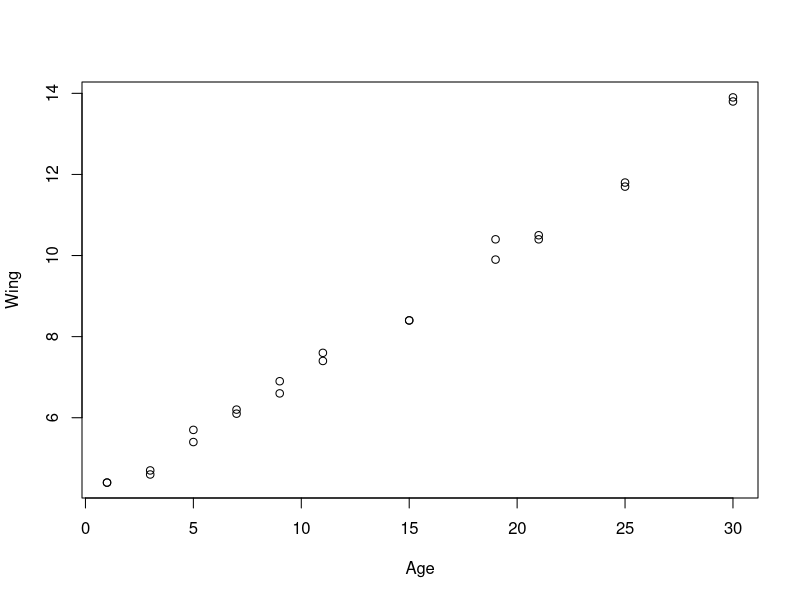
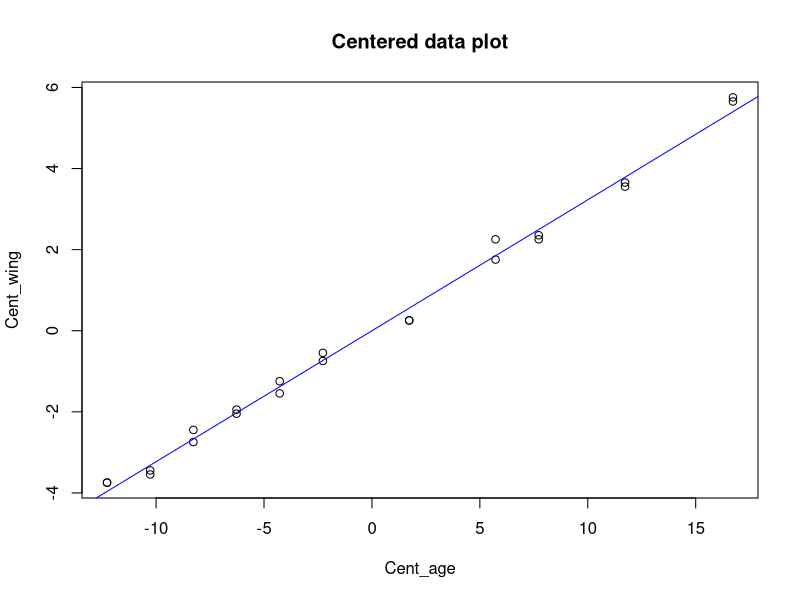
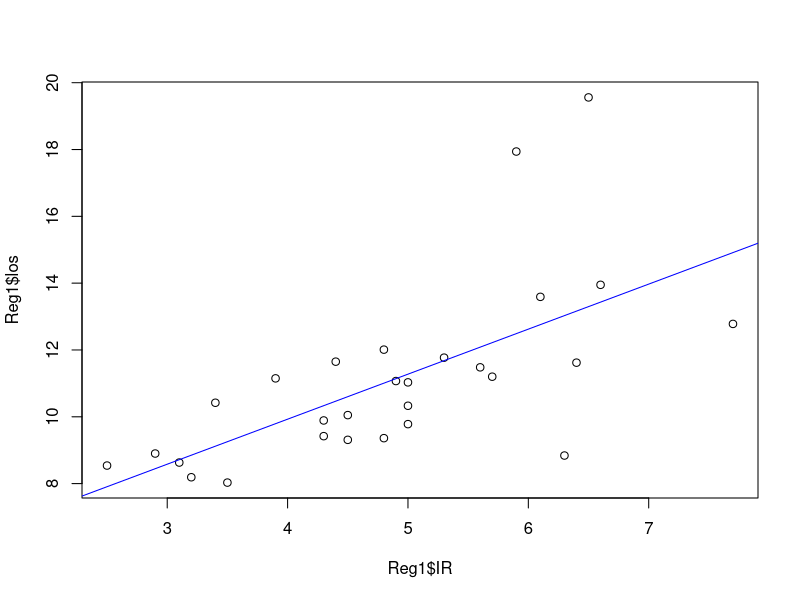
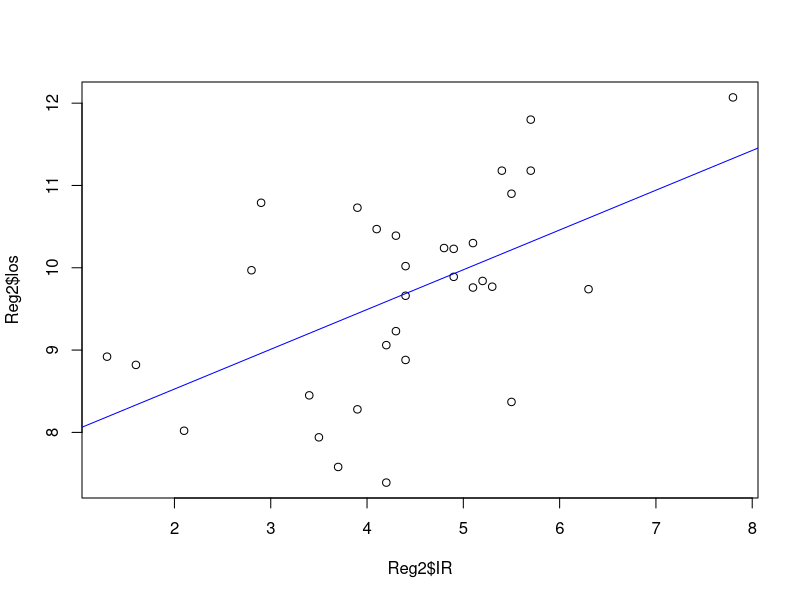
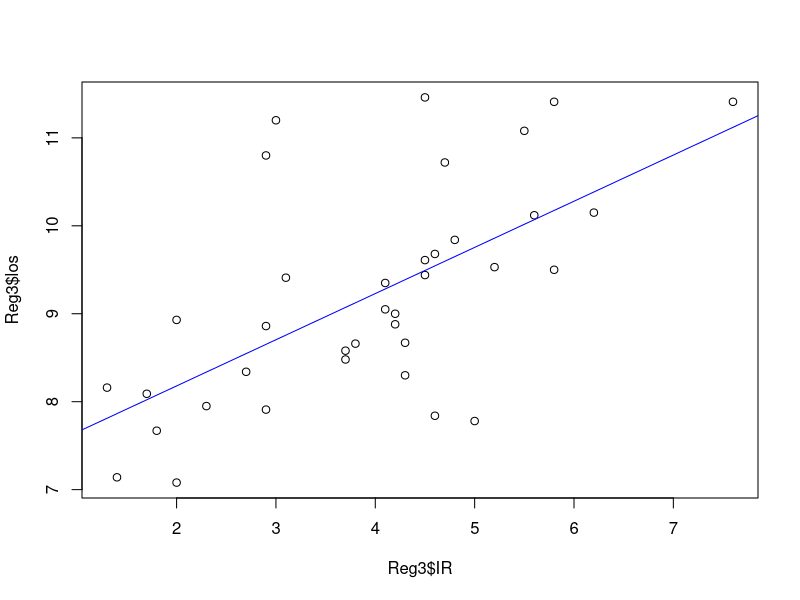
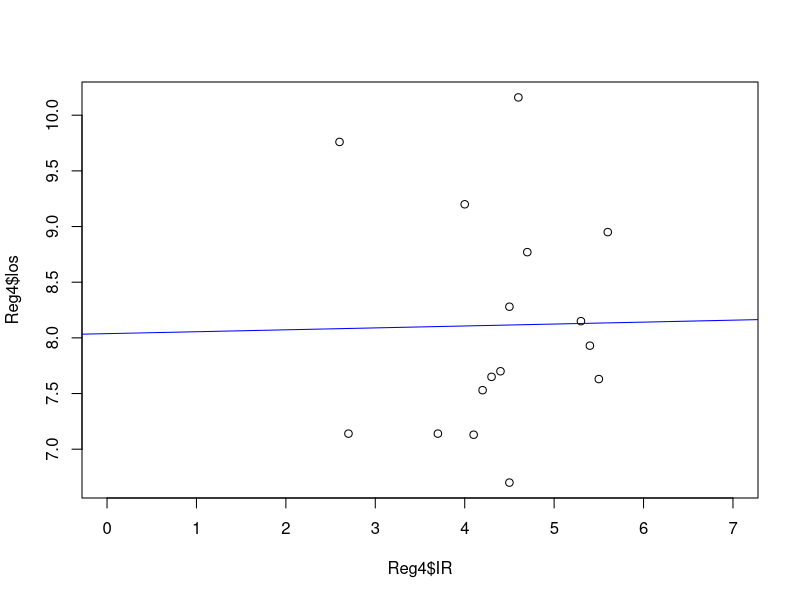

Recreate these plots in R, in order.

#Simple Linear regression

#Question 2

Age<-c(1,1,3,3,5,5,7,7,9,9,11,11,15,15,19,19,21,21,25,25,30,30)
Wing<-c(4.4,4.4,4.6,4.7,5.7,5.4,6.1,6.2,6.6,6.9,7.4,7.6,8.4,
        8.4,10.4,9.9,10.4,10.5,11.7,11.8,13.8,13.9)

plot(Age,Wing)
#calculating summary statistics for each variable
summary(Age)
summary(Wing)


#center each variable by subtracting its respective mean
Cent_age<-Age-mean(Age)
Cent_wing<-Wing-mean(Wing)

#create a scatter diagram of the centered data and comment on the diagram
plot(Cent_age,Cent_wing,main = "Centered data plot")

#use the formula from 1 to estimate beta on the centered data
beta<-sum(Cent_age*Cent_wing)/sum(Cent_age^2)
beta

#add the fitted line to your plot
abline(a=0,b=beta, col="blue")

#Interpret the estimate of Beta in terms of the problem being considered.

#Obtain the estimate of sigma squared
#fitted value
Winghat<-(beta*Cent_age)+mean(Wing)
#error
e<-Wing-Winghat
#SSE
sse<-sum(e^2)
#degree of freedom
df<- length(Age)-1
# MSE
mse <- sse/df
print(mse)

#Question 3
setwd('~/MSU/Msc Mathematics/Applied regression analysis/Homework/Assignment 1') 

# read data
Senic <- read.table(file = 'senic.txt',
                          col.names = c('Id_No','los','age','IR','RCR','RCXR','beds',
                                        'MSA','Region','ADC','nurses','AFS'),
                          header = F)
#load dplyr package
library(dplyr)

#subseting to remain with only he data we need
senic<-data.frame(Senic)%>%select('los','IR',Region)

#getting regional data
Reg1<-senic%>%filter(Region==1)
Reg2<-senic%>%filter(Region==2)
Reg3<-senic%>%filter(Region==3)
Reg4<-senic%>%filter(Region==4)

#running linear regression models on all the four
mod1<-lm(los~IR,data=Reg1)
mod2<-lm(los~IR,data=Reg2)
mod3<-lm(los~IR,data=Reg3)
mod4<-lm(los~IR,data=Reg4)

#scatter plots with regression lines
plot(Reg1$IR,Reg1$los, Main="Region 1")
abline(mod1,col='blue')

plot(Reg2$IR,Reg2$los,Main="Region 2")
abline(mod2,col='blue')

plot(Reg3$IR,Reg3$los, Main="Region 3")
abline(mod3,col='blue')

plot(Reg4$IR,Reg4$los, Main="Region 4",xlim = c(0,7))
abline(mod4,col='blue')

#ggplot(senic,aes(IR,los,col=Region))+geom_point()+
  #geom_abline(slope = 1.348,intercept = 4.538)+
  #geom_abline(slope = 0.4832,intercept = 7.5605)+
  #geom_abline(slope = 0.5251,intercept = 7.1293)+
  #geom_abline(slope = 0.01728,intercept = 8.03805) #actually worked
#but need to know how to insert legend or name the lines individually
  
#ggplot(senic,aes(IR,los,col=Region))+geom_point()+
  #geom_smooth(method='lm',aes(Reg1$IR,Reg2$los))  

#calculating the mse for each region
mse <- sigma(mod1)^2
mse

mse <- sigma(mod2)^2
mse

mse <- sigma(mod3)^2
mse

mse <- sigma(mod4)^2
mse
